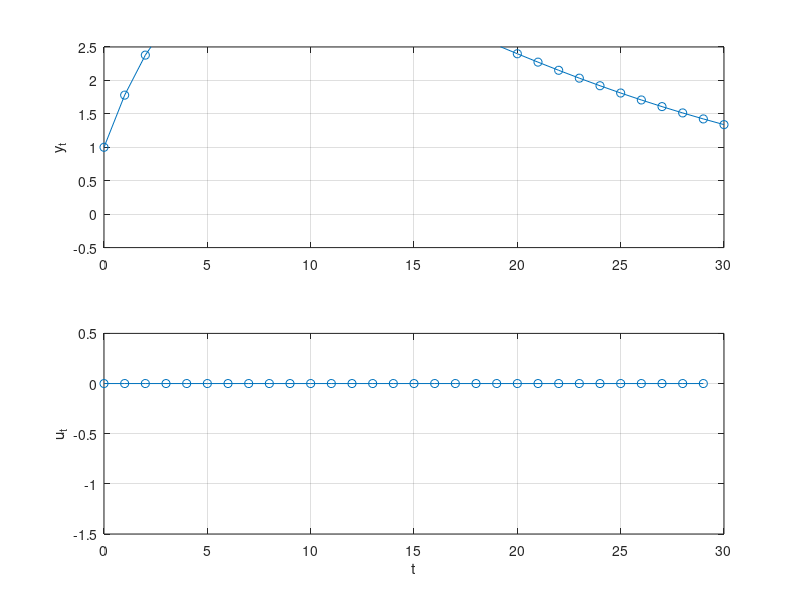

The MATLAB source for this figure:
%% Assignment 5, Problem 2 b)
%  MPC with quadprog. Perfect model.
%  Tor Aksel N. Heirung, April 2013.

%% Problem data
% System matrices, model
A = [0     0     0    ;
      0     0     1    ;
      0.1  -0.79  1.78];
B = [1 0 0.1]';
C = [0 0 1];

x0 = [0 0 1]'; % Initial state

N = 30; % Length of time horizon
nx = size(A,2); % number of states (equals the number of rows in A)
nu = size(B,2); % number of controls (equals the number of rows in B)

% Cost function
I_N = eye(N);
Qt = 2*diag([0, 0, 1]);
Q = kron(I_N, Qt);
Rt = 2*1;
R = kron(I_N, Rt);
G = blkdiag(Q, R);

% Equality constraint
Aeq_c1 = eye(N*nx);                         % Component 1 of A_eq
Aeq_c2 = kron(diag(ones(N-1,1),-1), -A);    % Component 2 of A_eq
Aeq_c3 = kron(I_N, -B);                     % Component 3 of A_eq
Aeq = [Aeq_c1 + Aeq_c2, Aeq_c3];
% b_eq varies with time


% Inequality constraint
x_lb = -Inf(N*nx,1);    % Lower bound on x
x_ub =  Inf(N*nx,1);    % Upper bound on x
u_lb = -ones(N*nu,1);   % Lower bound on u
u_ub =  ones(N*nu,1);   % Upper bound on u
lb = [x_lb; u_lb];      % Lower bound on z
ub = [x_ub; u_ub];      % Upper bound on z

%% MPC

opt = optimset('Display','off', 'Diagnostics','off', 'LargeScale','off', 'Algorithm', 'active-set');

u = NaN(nu,N);
x = NaN(nx,N+1);
x(:,1) = x0;

% Initialize beq
beq = [zeros(nx,1); zeros((N-1)*nx,1)];

% Simulate and solve optimization problem at each step
for t = 1:N
    
    % Update equality constraint with latest measurement x_t = x(:,t)
    beq(1:nx) = A*x(:,t);
    
    % Solve optimization problem
    [z,fval,exitflag,output,lambda] = quadprog(G,[],[],[],Aeq,beq,lb,ub,[],opt);
    
    % Extract optimal control from solution z
    u_ol = z(N*nx+1:N*nx+N*nu);    % Control, open-loop optimal
    u(t) = u_ol(1); % Only first element is used
    
    % Simulate system one step ahead
    x(:,t+1) = A*x(:,t) + B*u(t);
    
end

y = C*x;

%% Plot
t_vec = 1:N; % Time vector

% Plot optimal trajectory
figure(1);
subplot(2,1,1);
plot([0,t_vec],y,'-o');
grid('on');
box('on');
ylim([-0.5, 2.5]);
ylabel('y_t');
subplot(2,1,2);
plot(t_vec-1,u,'-o');
box('on');
grid('on');
ylim([-1.5, 0.5]);
xlabel('t');
ylabel('u_t');
